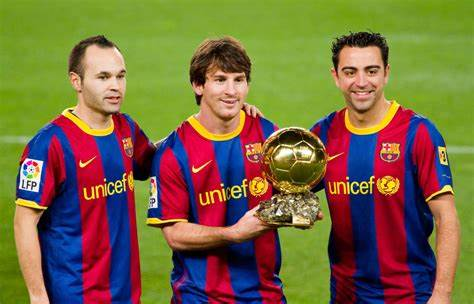
#> input picture tuxiangchuli/FCB.jpg, 474 x 304 px
$ python zhifangtu.py
#> lines starting #> are read from the running program, lines starting #| are printed output that depends on the picture; after the words box and inside, x2 and y2 are one past the last pixel; in counts of white or black regions, pixels touching at a corner belong together
"""图像直方图"""

import cv2
import matplotlib.pyplot as plt
import numpy as np

# img = cv2.imread('cat.jpg', cv2.IMREAD_GRAYSCALE)
img = cv2.imread('FCB.jpg', 0)
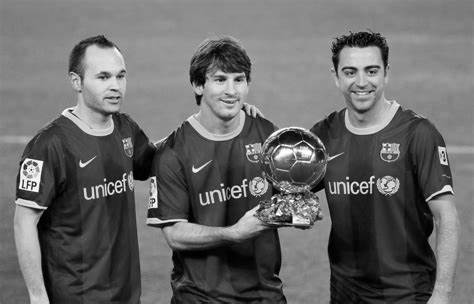
#> img: shape (304, 474); min 0, max 255, mean 104.7


# gray = cv2.cvtColor(img, cv2.COLOR_BGR2GRAY)

# template = cv2.imread('Messi.jpg', 0)

def cv_show(img, name):
    cv2.imshow(name, img)
    cv2.waitKey(0)
    cv2.destroyAllWindows()


hist = cv2.calcHist([img], [0], None, [256], [0, 256])  # 灰度图
#> hist = 256 values, max 3017 at index 142, min 14 at index 245, mean 562.9
plt.hist(img.ravel(), 256)
plt.show()
#> figure, not shown here; tallest bar 3017 high, from x = 141.4 to 142.4

img = cv2.imread('FCB.jpg')
#> img is the input picture: shape (304, 474, 3); mean B, G, R 65.6, 104.3, 120.9
color = ('b', 'g', 'r')  # rgb图
for i, col in enumerate(color):
    histr = cv2.calcHist([img], [i], None, [256], [0, 256])
    plt.plot(histr, color=col)
    plt.xlim([0, 256])
plt.show()
#> figure, not shown here; curve peaks at x = 0, y = 4028; curve peaks at x = 0, y = 7811; curve peaks at x = 0, y = 5629

# 创建mask
# 掩膜就是一个黑框，变成255，拿出图片需要的部分
mask = np.zeros(img.shape[0:2], np.uint8)
print(mask.shape)
#| (304, 474)
mask[50:250, 100:350] = 255  # 将一定范围的像素转换为255
cv_show(mask, "mask")
#> in cv_show, `cv2.imshow(name, img)`:
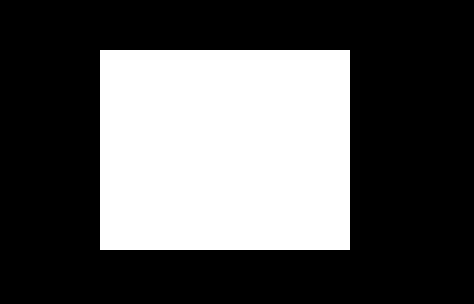
#> window 'mask': shape (304, 474); 34.7% white; 1 white region, box (x1, y1, x2, y2) and area: (100, 50, 350, 250) 50000

img = cv2.imread('FCB.jpg', 0)
cv_show(img, "img")  # 显示原始灰度图像
mask_img = cv2.bitwise_and(img, img, mask=mask)  # 对图像的像素进行与操作
cv_show(mask_img, 'mask_img')

# 均衡处理
# 让直方图更均衡，图像更清晰，边界点更明显
# 映射操作：从一个分布映射到另外一个操作 累计概率*取值范围 再取整
equ = cv2.equalizeHist(img)
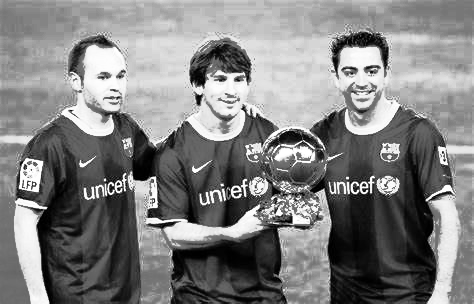
#> equ: shape (304, 474); min 0, max 255, mean 128.4
plt.hist(equ.ravel(), 256)
plt.show()
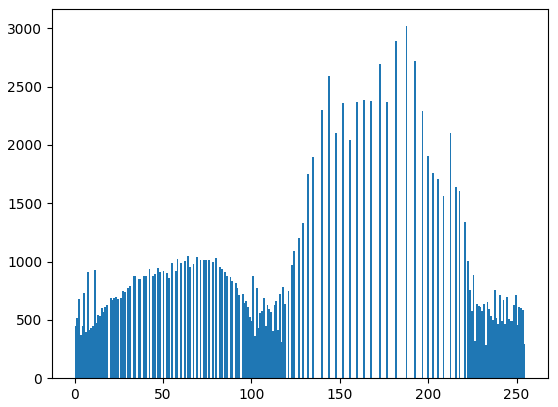
#> figure drawn by matplotlib, 1 panel; tallest bar 3017 high, from x = 187.3 to 188.3

res = np.hstack((img, equ))
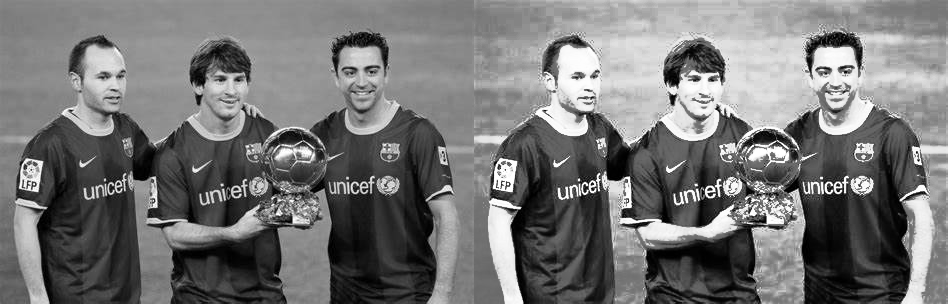
#> res: shape (304, 948); min 0, max 255, mean 116.5
cv_show(res, 'res')

# 可能会丢失细节，因为对整体图像做了平均
# 自适应直方图均衡化
# 对部分分别做均衡化
clahe = cv2.createCLAHE(clipLimit=2.0, tileGridSize=(8, 8))
res_clahe = clahe.apply(img)
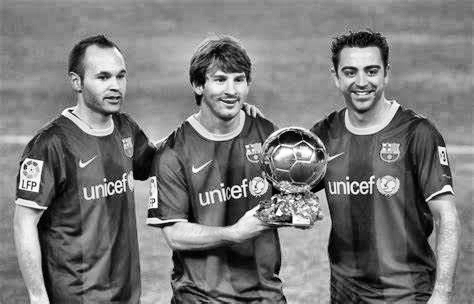
#> res_clahe: shape (304, 474); min 0, max 255, mean 121.6
res = np.hstack((img, equ, res_clahe))
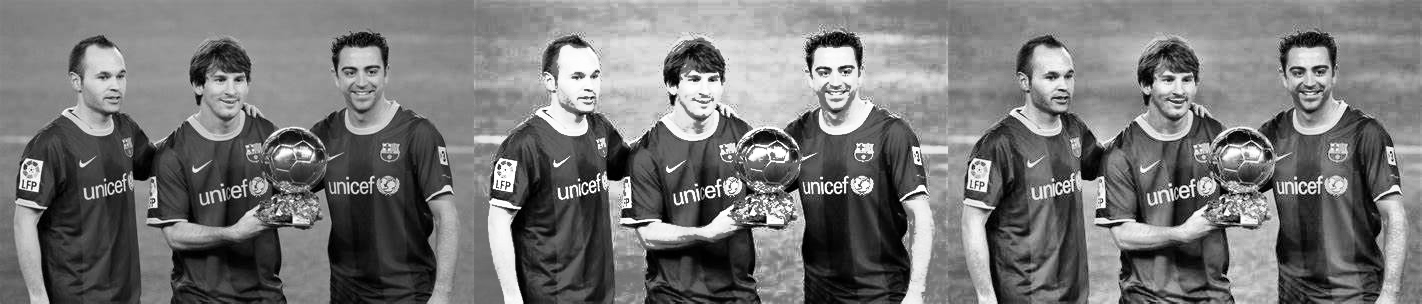
#> res: shape (304, 1422); min 0, max 255, mean 118.2
cv_show(res, 'res')

$ run again, with tuxiangchuli/Messi.jpg copied over tuxiangchuli/FCB.jpg
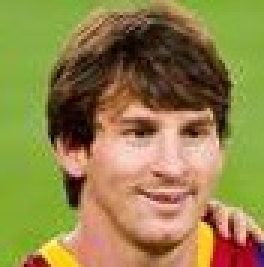
#> input picture tuxiangchuli/Messi.jpg, 88 x 89 px (shown 3 times larger)
#> `img = cv2.imread('FCB.jpg', 0)`:
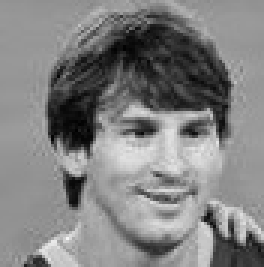
#> img: shape (89, 88) (shown 3 times larger); min 1, max 245, mean 128.9
#> hist = 256 values, max 310 at index 150, min 0 at index 0, mean 30.59
#> img is the input picture: shape (89, 88, 3); mean B, G, R 72.6, 131.3, 145.9
#| (89, 88)
#> `res = np.hstack((img, equ, res_clahe))`:
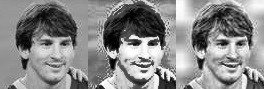
#> res: shape (89, 264); min 0, max 255, mean 137.5
